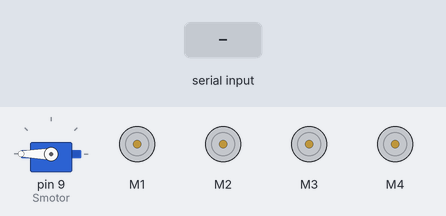
The sketch below on a simulated Arduino Uno, built with avr-gcc and run on an emulated ATmega328P. Parts: servo, 4 × DC motor (green arrow = forward, orange = backward, longer = faster). Inputs (shaded band) come from the test bench.

Above: at 1.2 s.
1.3 s: "2" received over Serial
At 1.78 s:
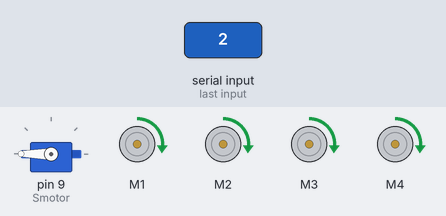
4.0 s: byte 55 (55) received over Serial
At 4.8 s:
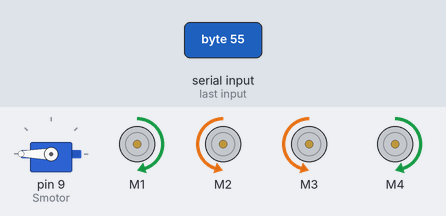
5.5 s: byte 57 (57) received over Serial
At 6.0 s:
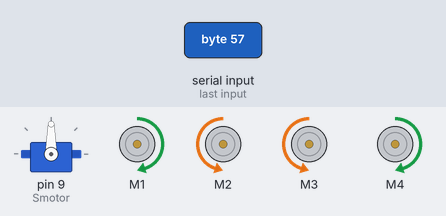
7.0 s: "1" received over Serial
At 8.2 s:
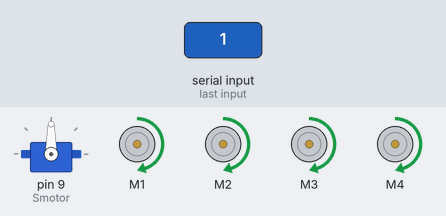
8.5 s: byte 58 (58) received over Serial
At 9.5 s:
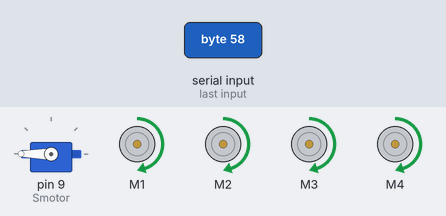
10.0 s: "3" received over Serial
At 10.6 s:
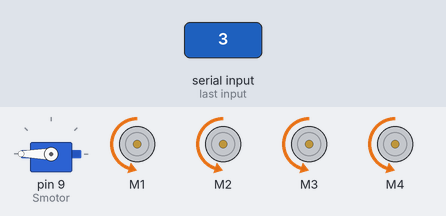
Timing chart, 0 to 12.5 s (numbered marks = the images above; inputs shaded):
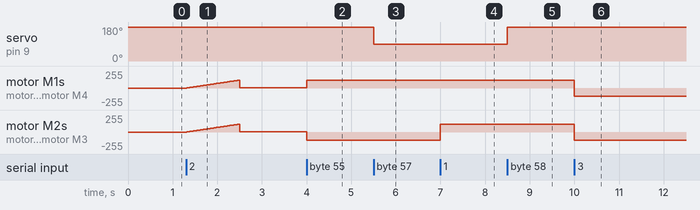

Measured:
- after the input at 1.3 s, motor M1–4: rises from stopped to forward 118/255 in 1.2 s, then falls to forward 1/255 in 0.02 s
- after the input at 4.0 s, motor M1, motor M4: forward 1/255 → forward 120/255 at once; motor M2, motor M3: forward 1/255 → backward 120/255 at once
- after the input at 5.5 s, servo on pin 9 (Smotor): 180° → 90° at once
- after the input at 7.0 s, motor M2, motor M3: backward 120/255 → forward 120/255 at once
- after the input at 8.5 s, servo on pin 9 (Smotor): 90° → 180° at once
- after the input at 10.0 s, motor M1–4: forward 120/255 → backward 120/255 at once

The sketch:

ESP8266_v6.ino
```cpp
#include <AFMotor.h>
#include <Servo.h>
Servo Smotor;

int Input_Command;


AF_DCMotor Gmotor1(1);
AF_DCMotor Gmotor2(2);
AF_DCMotor Gmotor3(3);
AF_DCMotor Gmotor4(4);

void setup() {

  Serial.begin(115200);

  Smotor.attach(9);
  Smotor.write(180);

  Gmotor1.setSpeed(200);
  Gmotor1.run(RELEASE);

  Gmotor2.setSpeed(200);
  Gmotor2.run(RELEASE);

  Gmotor3.setSpeed(200);
  Gmotor3.run(RELEASE);

  Gmotor4.setSpeed(200);
  Gmotor4.run(RELEASE);
}


void loop() {

  uint8_t i;
  int x_speed=120;

  if (Serial.available()) {

    Input_Command = Serial.read();

    switch (Input_Command)
    {
      case 49:

        Gmotor1.setSpeed(x_speed);
        Gmotor2.setSpeed(x_speed);
        Gmotor3.setSpeed(x_speed);
        Gmotor4.setSpeed(x_speed);
        Gmotor1.run(FORWARD);
        Gmotor2.run(FORWARD);
        Gmotor3.run(FORWARD);
        Gmotor4.run(FORWARD);

        break;

      case 50:
        Gmotor1.run(FORWARD);
        Gmotor2.run(FORWARD);
        Gmotor3.run(FORWARD);
        Gmotor4.run(FORWARD);
        for (i = 0; i < x_speed; i++) {
          Gmotor1.setSpeed(i);
          Gmotor2.setSpeed(i);
          Gmotor3.setSpeed(i);
          Gmotor4.setSpeed(i);
          delay(10);
        }
        for (i = x_speed; i != 0; i--) {
          Gmotor1.setSpeed(i);
          Gmotor2.setSpeed(i);
          Gmotor3.setSpeed(i);
          Gmotor4.setSpeed(i);
        }

        break;

      case 51:
        Gmotor1.setSpeed(x_speed);
        Gmotor2.setSpeed(x_speed);
        Gmotor3.setSpeed(x_speed);
        Gmotor4.setSpeed(x_speed);
        Gmotor1.run(BACKWARD);
        Gmotor2.run(BACKWARD);
        Gmotor3.run(BACKWARD);
        Gmotor4.run(BACKWARD);
        break;


      case 52:

        Gmotor1.run(BACKWARD);
        Gmotor2.run(BACKWARD);
        Gmotor3.run(BACKWARD);
        Gmotor4.run(BACKWARD);
        for (i = 0; i < x_speed; i++) {
          Gmotor1.setSpeed(i);
          Gmotor2.setSpeed(i);
          Gmotor3.setSpeed(i);
          Gmotor4.setSpeed(i);
          delay(10);
        }
        for (i = x_speed; i != 0; i--) {
          Gmotor1.setSpeed(i);
          Gmotor2.setSpeed(i);
          Gmotor3.setSpeed(i);
          Gmotor4.setSpeed(i);
        }

        break;

      case 53:
        Gmotor1.setSpeed(x_speed);
        Gmotor2.setSpeed(x_speed);
        Gmotor3.setSpeed(x_speed);
        Gmotor4.setSpeed(x_speed);
        Gmotor1.run(BACKWARD);
        Gmotor2.run(FORWARD);
        Gmotor3.run(FORWARD);
        Gmotor4.run(BACKWARD);
        break;

      case 54:
        Gmotor1.setSpeed(x_speed);
        Gmotor2.setSpeed(x_speed);
        Gmotor3.setSpeed(x_speed);
        Gmotor4.setSpeed(x_speed);
        Gmotor1.run(BACKWARD);
        Gmotor2.run(FORWARD);
        Gmotor3.run(FORWARD);
        Gmotor4.run(BACKWARD);

        break;

      case 55:
        Gmotor1.setSpeed(x_speed);
        Gmotor2.setSpeed(x_speed);
        Gmotor3.setSpeed(x_speed);
        Gmotor4.setSpeed(x_speed);
        Gmotor1.run(FORWARD);
        Gmotor2.run(BACKWARD);
        Gmotor3.run(BACKWARD);
        Gmotor4.run(FORWARD);
        break;

      case 56:
        Gmotor1.setSpeed(x_speed);
        Gmotor2.setSpeed(x_speed);
        Gmotor3.setSpeed(x_speed);
        Gmotor4.setSpeed(x_speed);
        Gmotor1.run(FORWARD);
        Gmotor2.run(BACKWARD);
        Gmotor3.run(BACKWARD);
        Gmotor4.run(FORWARD);
        break;


      case 57:
        Smotor.write(90);
        delay(1000);
        break;

      case 58:
        Smotor.write(180);
        delay(1000);
        break;

      case 48:
        Gmotor1.setSpeed(0);
        Gmotor2.setSpeed(0);
        Gmotor3.setSpeed(0);
        Gmotor4.setSpeed(0);
        Gmotor1.run(RELEASE);
        Gmotor2.run(RELEASE);
        Gmotor3.run(RELEASE);
        Gmotor4.run(RELEASE);
        delay(100);
        break;


    }
  }
}
```
